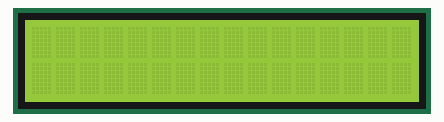
This sketch was run on a simulated Arduino Uno, built with avr-gcc and run on an emulated ATmega328P. On the bench: 16×2 character LCD.

Above: at 0.1 s.
At 1.1 s:
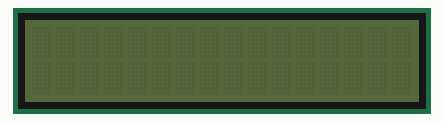
At 2.1 s:
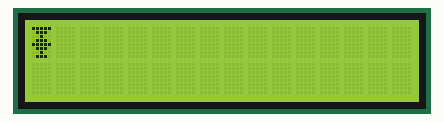
At 3.1 s:
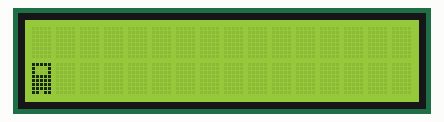
At 4.1 s:
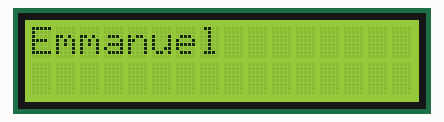
At 13.02 s:
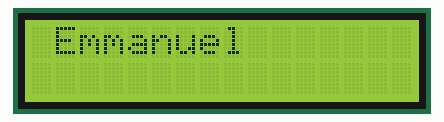

Measured:
- by itself, everything shown: repeats every 13.1 s, in 53 steps
- what the display in image 1 shows lasts 1.0 s, from 1.1 s to 2.1 s

The sketch:

lcd.ino
```cpp
#include <Wire.h>               /*~ Librería I2C ~*/
#include <LiquidCrystal_I2C.h>  /*~ Librería LCD ~*/

/*~ Página para crear iconos personalizados ~*/
/*~ https://maxpromer.github.io/LCD-Character-Creator/ ~*/
/*~ Los siguientes arrays contienen un caracter, es decir se indica que pixel se enciendo o apaga dependiendo si es 1 o 0 ~*/
/*~ Icono o caracter 1 ~*/
byte caracter1 [ ] = {
  B11111,							/*~ ⬜⬛⬛⬛⬜~*/
  B01110,							/*~ ⬜⬛⬜⬛⬜~*/
  B00100,							/*~ ⬜⬛⬛⬛⬜~*/
  B01110,							/*~ ⬛⬛⬛⬛⬛~*/
  B11111,							/*~ ⬜⬜⬛⬜⬜~*/
  B01110,						    /*~ ⬜⬜⬛⬜⬜~*/
  B00100,							/*~ ⬜⬛⬛⬛⬜~*/
  B01110							/*~ ⬛⬜⬜⬜⬛~*/
};

/*~ Icono o caracter 2 ~*/
byte caracter2 [ ] = {
  B11111,							/*~ ⬛⬛⬛⬛⬛~*/
  B10001,							/*~ ⬛⬜⬜⬜⬛~*/
  B10001,							/*~ ⬛⬜⬜⬜⬛~*/
  B11111,							/*~ ⬛⬛⬛⬛⬛~*/
  B11111,							/*~ ⬛⬛⬛⬛⬛~*/
  B11111,							/*~ ⬛⬛⬛⬛⬛~*/
  B11111,							/*~ ⬛⬛⬛⬛⬛~*/
  B11011							/*~ ⬛⬛⬜⬛⬛~*/
};


LiquidCrystal_I2C lcd ( 0x27, 16, 2 );  /*~ Instancia de la clase para el manejo de la pantalla ( Dirección I2C, columnas, filas ) ~*/

void setup ( void ) {

  lcd.init ( ); 					 	/*~ Inicializar la pantalla LCD ~*/

  lcd.createChar ( 0, caracter1 );   	/*~ Indicar al programa que genere un caracter a partir del array de bits. ~*/
  lcd.createChar ( 1, caracter2 );   	/*~ Indicar al programa que genere otro un caracter. ~*/

}

void loop ( void ) {

  lcd.backlight ( );     		/*~ Encender la luz de fondo. ~*/
  	delay ( 1000 );      		/*~ Esperar 1 segundo. ~*/

  lcd.noBacklight ( );   		/*~ Apagar la luz de fondo. ~*/
  	delay ( 1000 );      		/*~ Esperar 1 segundo. ~*/
  lcd.backlight ( );     		/*~ Encender la luz de fondo. ~*/


   lcd.setCursor ( 0, 0 );   	/*~ ( columnas, filas) Ubicamos el cursor en la primera posición(columna:0) de la primera línea(fila:0) ~*/
   lcd.write ( 0 );		  		/*~ Mostramos nuestro primer icono o caracter ~*/
   	delay ( 1000 );				/*~ Esperar 1 segundo ~*/
   lcd.clear ( );				/*~ Limpiar pantalla ~*/
   lcd.setCursor ( 0, 1 );   	/*~ ( columnas, filas) Ubicamos el cursor en la primera posición(columna:0) de la segunda línea(fila:1) ~*/
   lcd.write ( 1 );          	/*~ Mostramos nuestro segundo icono o caracter ~*/
    delay ( 1000 );				/*~ Esperar 1 segundo ~*/
   lcd.clear ( );				/*~ Limpiar pantalla ~*/

   lcd.setCursor ( 0, 0 );   	/*~ ( columnas, filas) Ubicamos el cursor en la primera posición(columna:0) de la primera línea(fila:0) ~*/
   lcd.print ( "Emmanuel" ); /*~ Mostrar una cadena de texto (no exceder 16 caracteres por línea)~*/
   delay ( 1000 );				/*~ Esperar 1 segundo ~*/

  for ( uint8_t i = 0; i < ( 40 ); i++ ) {  /*~ Este ciclo es para que se vea como se recorren los caracteres, si no es colocado se vería muy rápido ~*/

    lcd.scrollDisplayRight ( ); /*~ Recorrer caracteres de derecha a izquierda ~*/
    delay ( 100 );				/*~ Esperar 100 milisegundos ~*/

  }

  for ( uint8_t i = 0; i < ( 40 ); i++ ) {  /*~ Este ciclo es para que se vea como se recorren los caracteres, si no es colocado se vería muy rápido ~*/

    lcd.scrollDisplayLeft ( ); /*~ Recorrer caracteres de izquierda a derecha ~*/
    delay ( 100 );				/*~ Esperar 100 milisegundos ~*/

  }

  lcd.clear ( );				/*~ Limpiar pantalla ~*/


}
```
